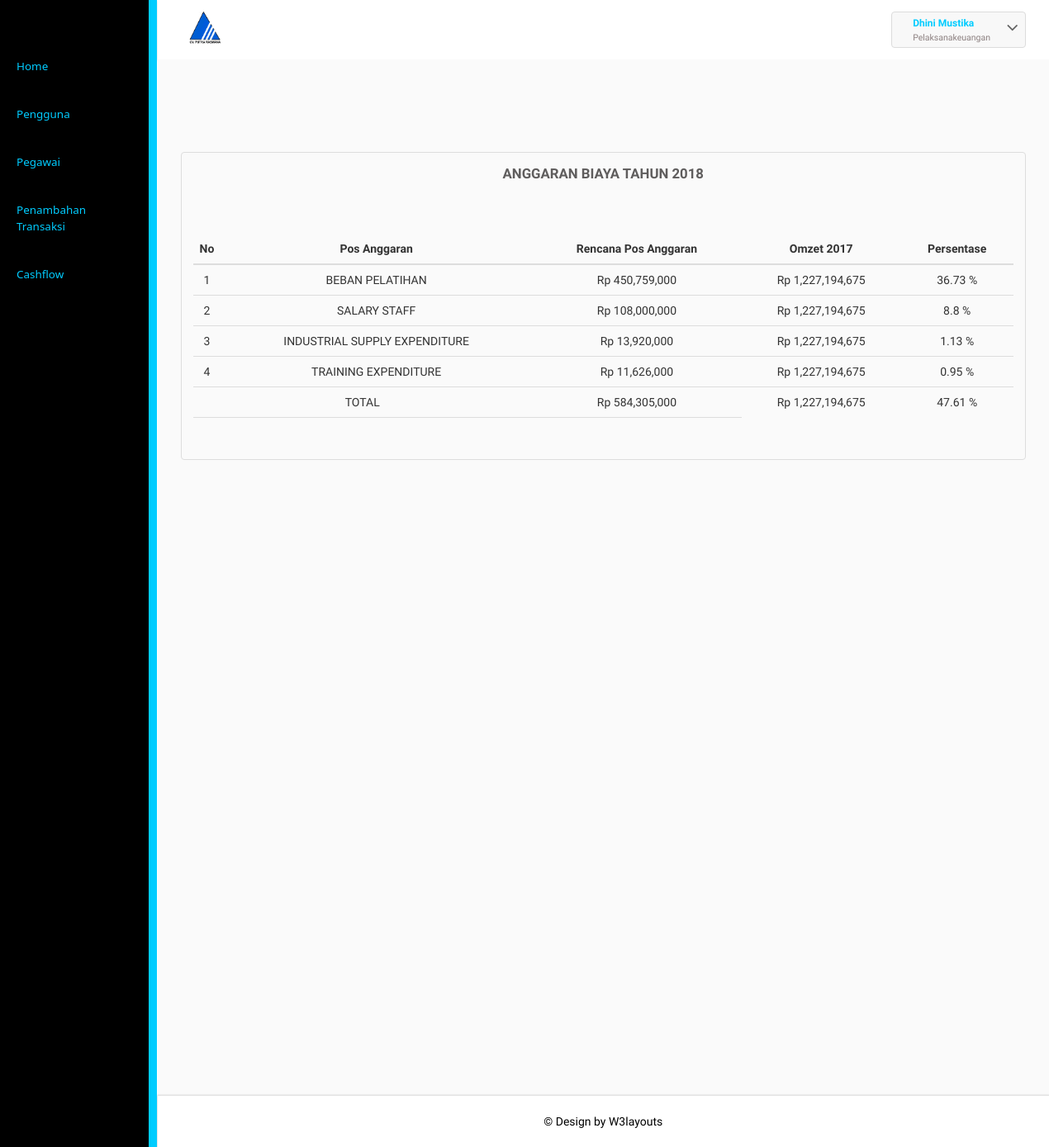
/pelaksanaadmkeuangan/ (signed in), run on an earlier commit of the app's database.
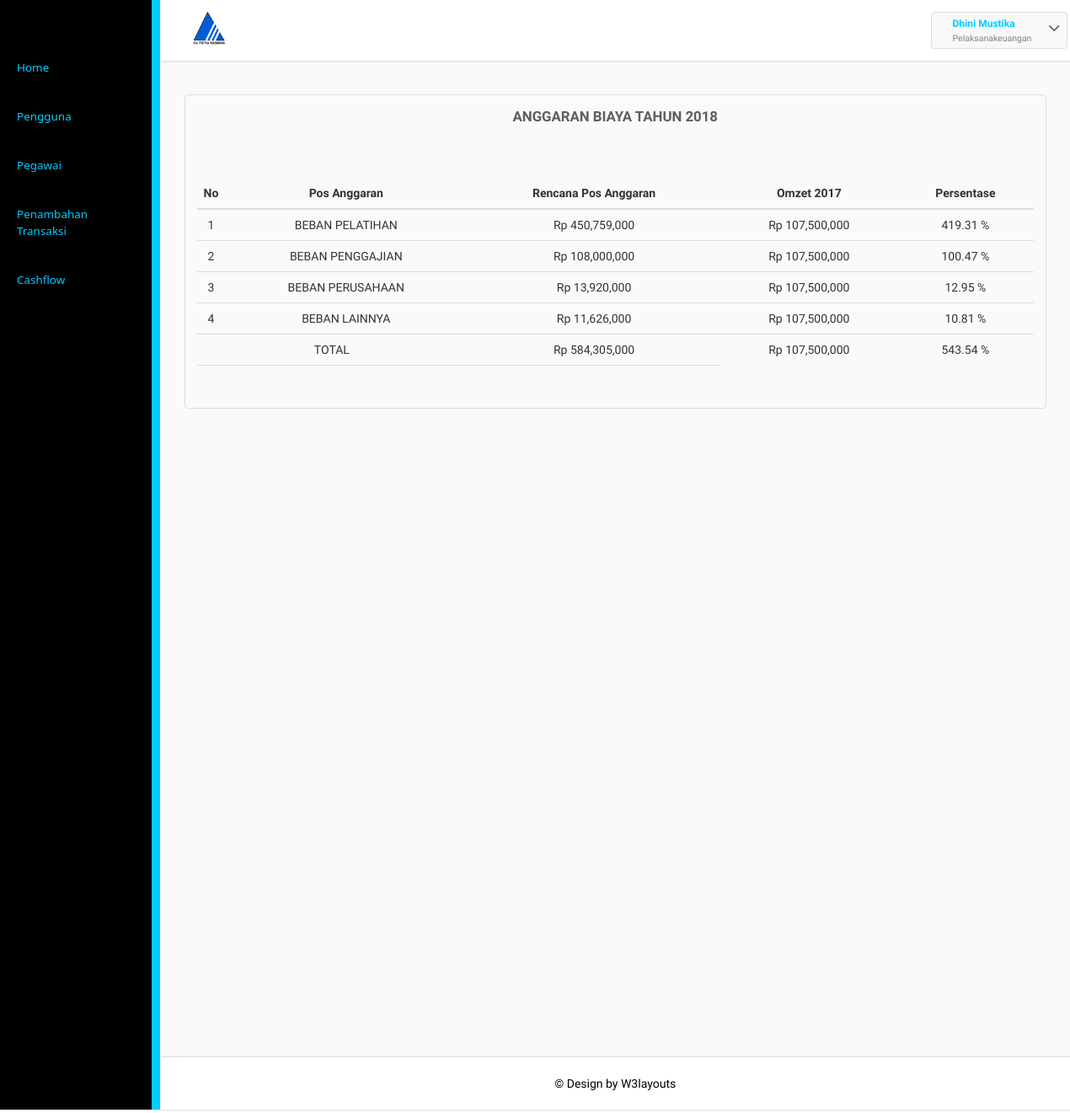
And on a later commit of the database.
### tables this page shows
CREATE TABLE `pengguna` (
  `id_pengguna` varchar(25) NOT NULL,
  `username` varchar(55) NOT NULL,
  `password` text NOT NULL,
  `email` varchar(55) NOT NULL,
  `level` varchar(25) NOT NULL,
  `id_pegawai` varchar(25) NOT NULL
);

CREATE TABLE `pegawai` (
  `id_pegawai` varchar(25) NOT NULL,
  `nama` varchar(56) NOT NULL,
  `jabatan` varchar(30) NOT NULL
);

CREATE TABLE `detailanggaran` (
  `kd_anggaranperusahaan` varchar(25) NOT NULL,
  `kd_jenisanggaran` varchar(25) NOT NULL,
  `jumlahanggaranperusahaan` int(11) NOT NULL
);

CREATE TABLE `jenisanggaran` (
  `kd_jenisanggaran` varchar(25) NOT NULL,
  `jenisanggaran` varchar(50) NOT NULL,
  `jumlahanggaran` int(11) NOT NULL
);

### pelaksanaadmkeuangan/libfunc.php (the view, shortened to what this page needs)
<?php
function headske(){
	$iduser=$_SESSION['idske'];
	$link=koneksidb();
	$sql="SELECT * FROM pengguna pg INNER JOIN pegawai p ON pg.id_pegawai=p.id_pegawai WHERE id_pengguna='$iduser'";
	$res=mysqli_query($link,$sql);
	$data=mysqli_fetch_array($res);
	?>
	<!DOCTYPE HTML>
<html>
<head>
	<link href="../css/bootstrap.css" rel="stylesheet" type="text/css" media="all">
	<link href="../css/style.css" rel="stylesheet" type="text/css" media="all"/>
	<link href="../css/font-awesome.css" rel="stylesheet">
</head>
<body>
	<div class="page-container">
		<div class="left-content">
			<div class="mother-grid-inner">
				<div class="header-main">
					<div class="header-left">
						<div class="logo-name">
							<a href="index">
								<img id="logo" src="../images/cv.PNG" alt="Logo" width="40" /> </a>
							</div>
							<div class="clearfix"> </div>
						</div>
						<div class="header-right">
							<div class="profile_details">
								<ul>
									<li class="dropdown profile_details_drop">
										<a href="#" class="dropdown-toggle" data-toggle="dropdown" aria-expanded="false">
											<div class="profile_img">
												<div class="user-name">
													<p><?php echo $data['nama'];?></p>
													<span><?php echo $data['level'];?></span>
												</div>
												<i class="fa fa-angle-down lnr"></i>
												<div class="clearfix"></div>
											</div>
										</a>
									</li>
								</ul>
							</div>
							<div class="clearfix"> </div>
						</div>
						<div class="clearfix"> </div>
					</div>
			<?php
		}
		function sideske(){
			?>
			<div class="sidebar-menu">
				<div class="logo"> <a href="#" class="sidebar-icon"> <span class="fa fa-bars"></span> </a>  </div>
				<div class="menu">
					<ul id="menu" >
						<li id="menu-home" ><a href="index"><span>Home</span></a></li>
						<li><a href="pengguna.php"><span>Pengguna</span></a></li>
						<li><a href="pegawai.php"><span>Pegawai</span></a></li>
						<li><a href="kas.php"><span>Penambahan Transaksi</span></a></li>
						<li><a href="bukubesar.php"><span>Cashflow</span></a></li>
					</ul>
				</div>
			</div>
		</div>
	</body>
	</html>
			<?php
		}
		function mainskeu(){
			headske();
			$link=koneksidb();
	?>
	<div class="inner-block">
		<div class="table-agile-info">
			<div class="panel panel-default">
        <div class="chit-chat-heading">
          Anggaran Biaya Tahun 2018
        </div>
        <br>
			<div class="">
				<?php
					$sql1="SELECT *, SUM(jumlahpendapatan) AS total, SUBSTR(tanggal,1,4) AS tahun FROM pendapatan WHERE kd_pendapatan LIKE '%PDP%' AND kd_pendapatan!='PDP00000' AND SUBSTR(tanggal,1,4)!='2018' GROUP BY SUBSTR(tanggal,1,4)";
					$res1=mysqli_query($link,$sql1);
					$data1=mysqli_fetch_array($res1);
					$sql7="SELECT SUM(kredit) AS total FROM kasbesar k INNER JOIN jenisanggaran j ON k.kd_jenisanggaran=j.kd_jenisanggaran WHERE tanggal LIKE '%$data1[tahun]%' AND k.kd_jenisanggaran!='RK04' GROUP BY SUBSTR(k.kd_jenisanggaran,1,2)";
					$res7=mysqli_query($link,$sql7);
					$data7=mysqli_fetch_array($res7);
					$sql4="SELECT SUM(kredit) AS pajak, jenisanggaran FROM kasbesar k INNER JOIN jenisanggaran j ON k.kd_jenisanggaran=j.kd_jenisanggaran WHERE tanggal LIKE '%$data1[tahun]%' AND k.kd_jenisanggaran!='RK13' GROUP BY k.kd_jenisanggaran";
					$res4=mysqli_query($link,$sql4);
					$data4=mysqli_fetch_array($res4);
					$laba=$data1['total']-$data7['total']-$data4['pajak'];
				?>
					<table class="table table-hover">
						<thead>
							<tr>
								<th style="width:20px;"><center>No</center></th>
								<th><center>Pos Anggaran</center></th>
								<th><center>Rencana Pos Anggaran</center></th>
								<th><center>Omzet 2017</center></th>
								<th><center>Persentase</center></th>
							</tr>
						</thead>
						<tbody>
						<?php
							$sql1="SELECT * FROM anggaranperusahaan p INNER JOIN detailanggaran d ON p.kd_anggaranperusahaan=d.kd_anggaranperusahaan INNER JOIN jenisanggaran j ON d.kd_jenisanggaran=j.kd_jenisanggaran WHERE p.kd_anggaranperusahaan LIKE '%2018%'";
							$res1=mysqli_query($link,$sql1);
							$i=1;
							while($data1=mysqli_fetch_array($res1)){
								$pers=$data1['jumlahanggaranperusahaan']/$laba*100;
								$ar[$i]=$data1['jumlahanggaranperusahaan'];
								$ar1[$i]=$pers;
								?>
								<tr>
									<td><center><?php echo $i;?></center></td>
									<td><center><?php echo strtoupper($data1['jenisanggaran']);?></center></td>
									<td><center><?php echo "Rp ".strtoupper(number_format($data1['jumlahanggaranperusahaan']));?></center></td>
									<td><center><?php echo "Rp ".strtoupper(number_format($laba));?></center></td>
									<td><center><?php echo round($pers,2)." %"; ?></center></td>
								</tr>
									<?php
									$i++;
								}
								$totalbeban=array_sum($ar);
								$totalpers=array_sum($ar1);
							?>
							<tr>
								<td colspan="2"><center>TOTAL</center></td>
								<td><center><?php echo "Rp ".strtoupper(number_format($totalbeban));?></center></td>
								<td><center><?php echo "Rp ".strtoupper(number_format($laba));?></center></td>
								<td><center><?php echo round($totalpers,2)." %"; ?></center></td>
							</tr>
							<tr>
								<td colspan="2"><center></center></td>
								<td></td>
							</tr>
							</tbody>
						</table>
				</div>
			</div>
		</div>
	</div>
	<div class="copyrights">
		<p>© Design by  <a href="http://w3layouts.com/" target="_blank">W3layouts</a> </p>
	</div>
</div>
</div>
<?php
			sideske();
}
?>

### pelaksanaadmkeuangan/index.php (shortened to what this page needs)
<?php
	include("../libfunc.php");
	include("libfunc.php");
	if(($_SESSION['logske']==true) && ($_SESSION['userske']!="")){
		mainskeu();
  }else{
  	header("Location: ../masuk.php");
  }
?>

What changed in the data, as far as the page shows it:
computed for detailanggaran "BEBAN PELATIHAN": laba "1,227,194,675" → "107,500,000"; pers "36.73" → "419.31"
changed through a linked row, detailanggaran: kd_jenisanggaran.jenisanggaran "SALARY STAFF" → "BEBAN PENGGAJIAN"; laba "1,227,194,675" → "107,500,000"; pers "8.8" → "100.47"
changed through a linked row, detailanggaran: kd_jenisanggaran.jenisanggaran "INDUSTRIAL SUPPLY EXPENDITURE" → "BEBAN PERUSAHAAN"; laba "1,227,194,675" → "107,500,000"; pers "1.13" → "12.95"
changed through a linked row, detailanggaran: kd_jenisanggaran.jenisanggaran "TRAINING EXPENDITURE" → "BEBAN LAINNYA"; laba "1,227,194,675" → "107,500,000"; pers "0.95" → "10.81"
Also different on the page:
$laba: "1,227,194,675" → "107,500,000"
$totalpers: "47.61" → "543.54"
